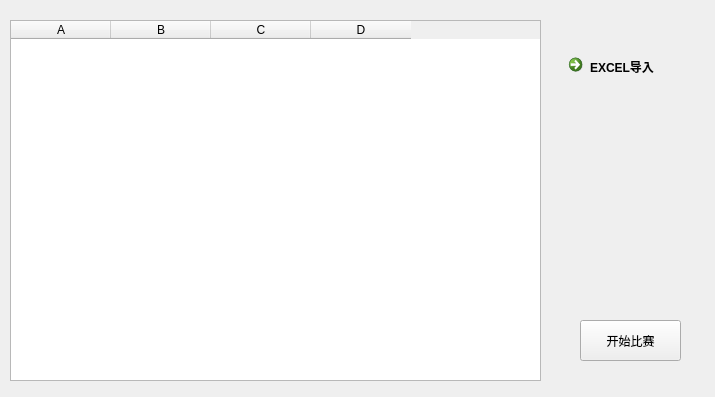
<?xml version="1.0" encoding="UTF-8"?>
<ui version="4.0">
 <class>name</class>
 <widget class="QWidget" name="name">
  <property name="geometry">
   <rect>
    <x>0</x>
    <y>0</y>
    <width>715</width>
    <height>397</height>
   </rect>
  </property>
  <property name="windowTitle">
   <string>添加名单</string>
  </property>
  <widget class="QTableWidget" name="tableWidget">
   <property name="geometry">
    <rect>
     <x>10</x>
     <y>20</y>
     <width>531</width>
     <height>361</height>
    </rect>
   </property>
   <column>
    <property name="text">
     <string>A</string>
    </property>
   </column>
   <column>
    <property name="text">
     <string>B</string>
    </property>
   </column>
   <column>
    <property name="text">
     <string>C</string>
    </property>
   </column>
   <column>
    <property name="text">
     <string>D</string>
    </property>
   </column>
  </widget>
  <widget class="QPushButton" name="pushButton_2">
   <property name="geometry">
    <rect>
     <x>580</x>
     <y>320</y>
     <width>101</width>
     <height>41</height>
    </rect>
   </property>
   <property name="text">
    <string>开始比赛</string>
   </property>
  </widget>
  <widget class="QCommandLinkButton" name="commandLinkButton">
   <property name="geometry">
    <rect>
     <x>561</x>
     <y>47</y>
     <width>201</width>
     <height>51</height>
    </rect>
   </property>
   <property name="text">
    <string>EXCEL导入</string>
   </property>
  </widget>
 </widget>
 <resources/>
 <connections/>
</ui>
